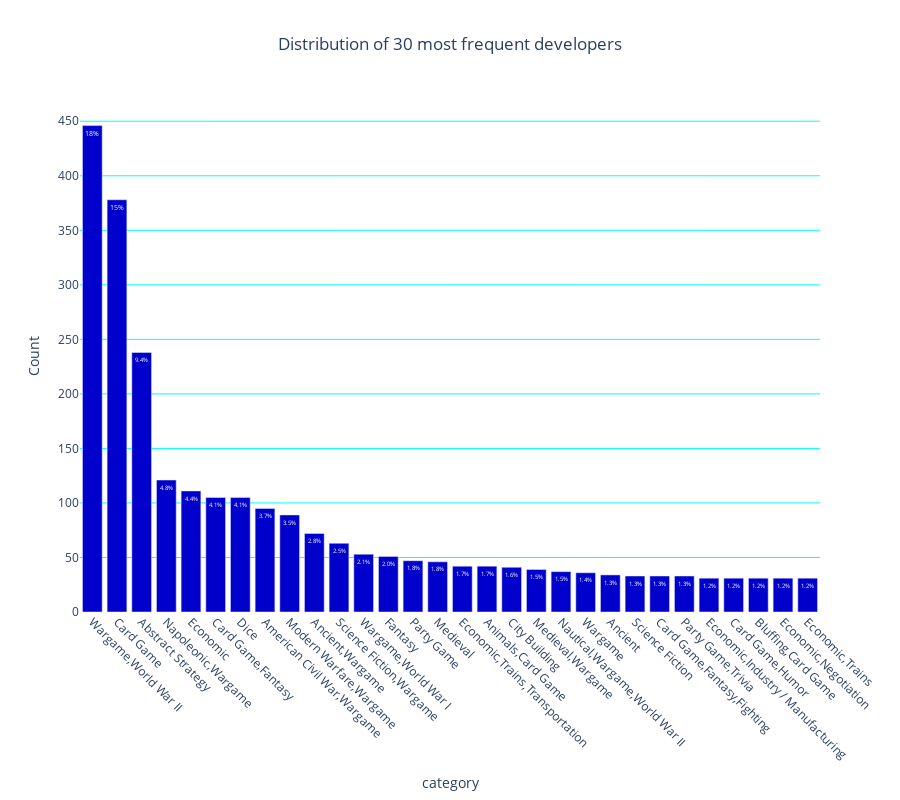

The notebook cell this image was saved under:
### Code cell
#Prepare dataframe for vizualization
prod_dev = df.category.value_counts().head(30).reset_index()
prod_dev.columns = ['category', 'Count']
prod_dev['prct'] = prod_dev['Count'] / sum(prod_dev['Count'])*100
#Create a barplot
fig = px.bar(prod_dev, y = 'Count', x = 'category', 
             height=800, title = 'Distribution of 30 most frequent developers', text = 'prct')

fig.update_xaxes(tickangle=45, showgrid=False)
fig.update_yaxes(gridcolor = '#00FFFF')
fig.update_layout(plot_bgcolor='white', title_x=0.5)
fig.update_traces(opacity = 1, marker_color = '#0000cc',
                 texttemplate='%{text:.2s}%', textposition='inside', 
                  outsidetextfont = {'color' : 'white', 'size' : 12}, textangle=0)

### Figure 1 — Plotly figure (JSON) as saved in the notebook; plotly's stock layout.template omitted (floating-point values rounded to 4 significant figures)
{"data": [{"alignmentgroup": "True", "hovertemplate": "category=%{x}<br>Count=%{y}<br>prct=%{text}<extra></extra>", "legendgroup": "", "marker": {"color": "#0000cc"}, "name": "", "offsetgroup": "", "opacity": 1, "orientation": "v", "outsidetextfont": {"color": "white", "size": 12}, "showlegend": false, "text": [17.52, 14.85, 9.352, 4.754, 4.361, 4.126, 4.126, 3.733, 3.497, 2.829, 2.475, 2.083, 2.004, 1.847, 1.807, 1.65, 1.65, 1.611, 1.532, 1.454, 1.415, 1.336, 1.297, 1.297, 1.297, 1.218, 1.218, 1.218, 1.218, 1.218], "textangle": 0, "textposition": "inside", "texttemplate": "%{text:.2s}%", "type": "bar", "x": ["Wargame,World War II", "Card Game", "Abstract Strategy", "Napoleonic,Wargame", "Economic", "Card Game,Fantasy", "Dice", "American Civil War,Wargame", "Modern Warfare,Wargame", "Ancient,Wargame", "Science Fiction,Wargame", "Wargame,World War I", "Fantasy", "Party Game", "Medieval", "Economic,Trains,Transportation", "Animals,Card Game", "City Building", "Medieval,Wargame", "Nautical,Wargame,World War II", "Wargame", "Ancient", "Science Fiction", "Card Game,Fantasy,Fighting", "Party Game,Trivia", "Economic,Industry / Manufacturing", "Card Game,Humor", "Bluffing,Card Game", "Economic,Negotiation", "Economic,Trains"], "xaxis": "x", "y": [446, 378, 238, 121, 111, 105, 105, 95, 89, 72, 63, 53, 51, 47, 46, 42, 42, 41, 39, 37, 36, 34, 33, 33, 33, 31, 31, 31, 31, 31], "yaxis": "y"}], "layout": {"barmode": "relative", "height": 800, "legend": {"tracegroupgap": 0}, "plot_bgcolor": "white", "title": {"text": "Distribution of 30 most frequent developers", "x": 0.5}, "xaxis": {"anchor": "y", "domain": [0, 1], "showgrid": false, "tickangle": 45, "title": {"text": "category"}}, "yaxis": {"anchor": "x", "domain": [0, 1], "gridcolor": "#00FFFF", "title": {"text": "Count"}}}}
